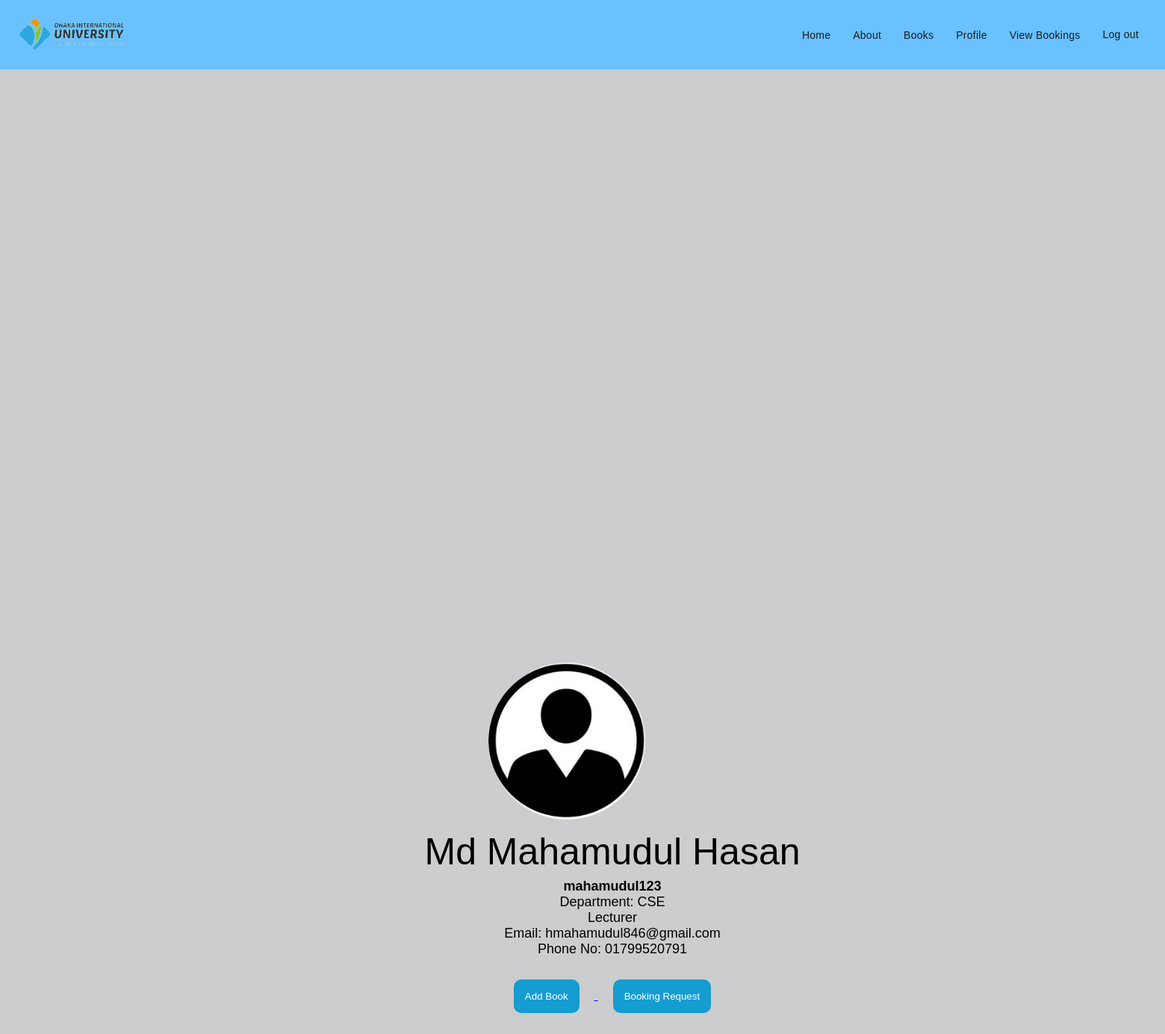
Page /staff-profile/ (signed in) on the committed database.
### staff/models.py (models this page shows)
class staffProfile(models.Model):
    staff_first_name = models.CharField(max_length=100)
    staff_last_name = models.CharField(max_length=100)
    staff_phone_number = models.CharField(max_length=15)
    staff_user_name = models.CharField(max_length=50)
    staff_department = models.CharField(max_length=100)
    staff_position = models.CharField(max_length=50)
    staff_email = models.EmailField(unique=True)
    staff_password = models.CharField(max_length=100)

### staff/views.py (the view)
# urls.py: path('staff-profile/', staff_views.staff_profilePage, name="staff_profile"),
def staff_profilePage(request):
    staff_id = request.session.get('staff_id')
    if not staff_id:
        return redirect('staff_login')
    try:
        staff = staffProfile.objects.get(id=staff_id)
    except staffProfile.DoesNotExist:
        return redirect('staff_login')
    if not request.user.is_authenticated:
        return render(request, 'staffprofile.html', {'staff': staff, 'error': 'User not authenticated.'})
    return render(request, 'staffprofile.html', {'staff': staff})

### templates/staffprofile.html (shortened to what this page needs)
{% load static %}
<!DOCTYPE html>
<html lang="en">
<head>
    <link rel="stylesheet" href="{% static 'css/staffprofile.css' %}">
</head>
<body>
{% include 'header.html' %}
<section>
    <div class="container">
        <div class="img">
            <img id="profile-pic" src="{% static 'images/staff.jpg' %}" width="230px" height="230px" class="src"><br>
            <ul>
                <p>{{ staff.staff_first_name }} {{ staff.staff_last_name }}</p>
                <li><b>{{ staff.staff_user_name }}</b></li>
                <li>Department: {{ staff.staff_department }}</li>
                <li>{{ staff.staff_position }}</li>
                <li>Email: {{ staff.staff_email }}</li>
                <li>Phone No: {{ staff.staff_phone_number }}</li>
                <li>
                    <a href="{% url 'add-book' %}">
                        <input type="button" value="Add Book">
                    </a>
                    <a href="{% url 'view-booking-requests' %}">
                        <input type="button" value="Booking Request">
                    </a>
                </li>
            </ul>
        </div>
    </div>
</section>
        {% include 'footer.html' %}
        </body>
        </html>

### static/css/staffprofile.css (style rules this page uses)
* { margin: 0; padding: 0; box-sizing: border-box; font-family: Arial, Helvetica, sans-serif; }
.container { display:flex; height:100%; margin:0; padding :0; background-color:rgb(203, 205, 206) ; justify-content:center; align-items: center; height: 100vb; width: 1640px; margin-left: auto; margin-right: auto; }
.src { border-radius: 50%; padding:10px; margin-left: 15%; }
p { font-size:50px; height:45px; text-align: center; margin-bottom:20px; }
ul li { text-align: center; list-style: none; font-size:18px; }
ul li input { padding: 15px; margin-top:20px; background-color: rgb(21, 156, 209); border:none; border-radius:10px; color:white; cursor: pointer; margin-top:30px; margin-inline: 20px; cursor: pointer; }

### rows in the picture
staffProfile: staff_first_name "Md Mahamudul", staff_last_name "Hasan", staff_user_name "mahamudul123", staff_department "CSE", staff_position "Lecturer", staff_email "hmahamudul846@gmail.com", staff_phone_number "01799520791"
